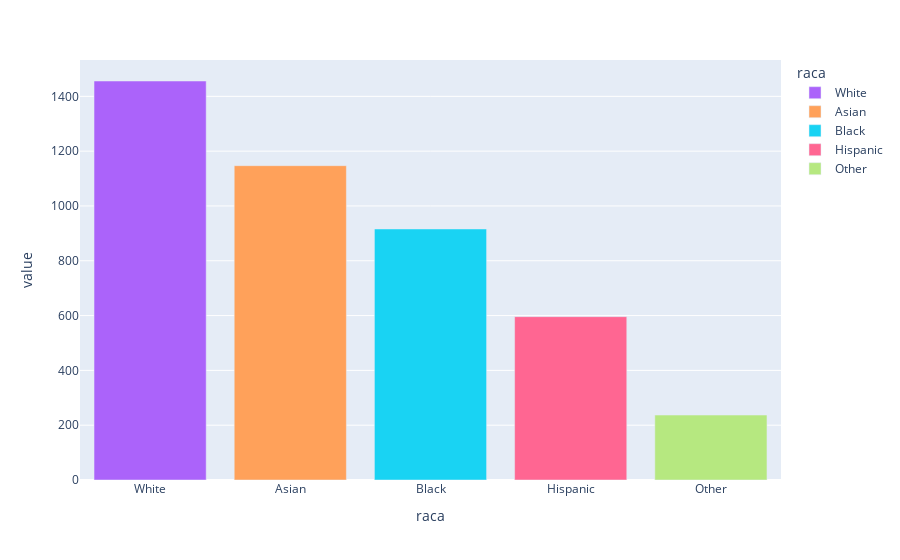

The notebook cell this image was saved under:
### Code cell
contagem_target = dfAluno.value_counts("raca")
px.bar(contagem_target, color=contagem_target.index, category_orders={"raca": lista_admissao})

### Figure 1 — Plotly figure (JSON) as saved in the notebook; plotly's stock layout.template omitted (floating-point values rounded to 4 significant figures)
{"data": [{"alignmentgroup": "True", "hovertemplate": "raca=%{x}<br>value=%{y}<extra></extra>", "legendgroup": "White", "marker": {"color": "#ab63fa", "pattern": {"shape": ""}}, "name": "White", "offsetgroup": "White", "orientation": "v", "showlegend": true, "textposition": "auto", "type": "bar", "x": ["White"], "xaxis": "x", "y": [1456], "yaxis": "y"}, {"alignmentgroup": "True", "hovertemplate": "raca=%{x}<br>value=%{y}<extra></extra>", "legendgroup": "Asian", "marker": {"color": "#FFA15A", "pattern": {"shape": ""}}, "name": "Asian", "offsetgroup": "Asian", "orientation": "v", "showlegend": true, "textposition": "auto", "type": "bar", "x": ["Asian"], "xaxis": "x", "y": [1147], "yaxis": "y"}, {"alignmentgroup": "True", "hovertemplate": "raca=%{x}<br>value=%{y}<extra></extra>", "legendgroup": "Black", "marker": {"color": "#19d3f3", "pattern": {"shape": ""}}, "name": "Black", "offsetgroup": "Black", "orientation": "v", "showlegend": true, "textposition": "auto", "type": "bar", "x": ["Black"], "xaxis": "x", "y": [916], "yaxis": "y"}, {"alignmentgroup": "True", "hovertemplate": "raca=%{x}<br>value=%{y}<extra></extra>", "legendgroup": "Hispanic", "marker": {"color": "#FF6692", "pattern": {"shape": ""}}, "name": "Hispanic", "offsetgroup": "Hispanic", "orientation": "v", "showlegend": true, "textposition": "auto", "type": "bar", "x": ["Hispanic"], "xaxis": "x", "y": [596], "yaxis": "y"}, {"alignmentgroup": "True", "hovertemplate": "raca=%{x}<br>value=%{y}<extra></extra>", "legendgroup": "Other", "marker": {"color": "#B6E880", "pattern": {"shape": ""}}, "name": "Other", "offsetgroup": "Other", "orientation": "v", "showlegend": true, "textposition": "auto", "type": "bar", "x": ["Other"], "xaxis": "x", "y": [237], "yaxis": "y"}], "layout": {"barmode": "relative", "legend": {"title": {"text": "raca"}, "tracegroupgap": 0}, "margin": {"t": 60}, "xaxis": {"anchor": "y", "categoryarray": ["deny", "Waitlist", "Admit", "White", "Asian", "Black", "Hispanic", "Other"], "categoryorder": "array", "domain": [0, 1], "title": {"text": "raca"}}, "yaxis": {"anchor": "x", "domain": [0, 1], "title": {"text": "value"}}}}
